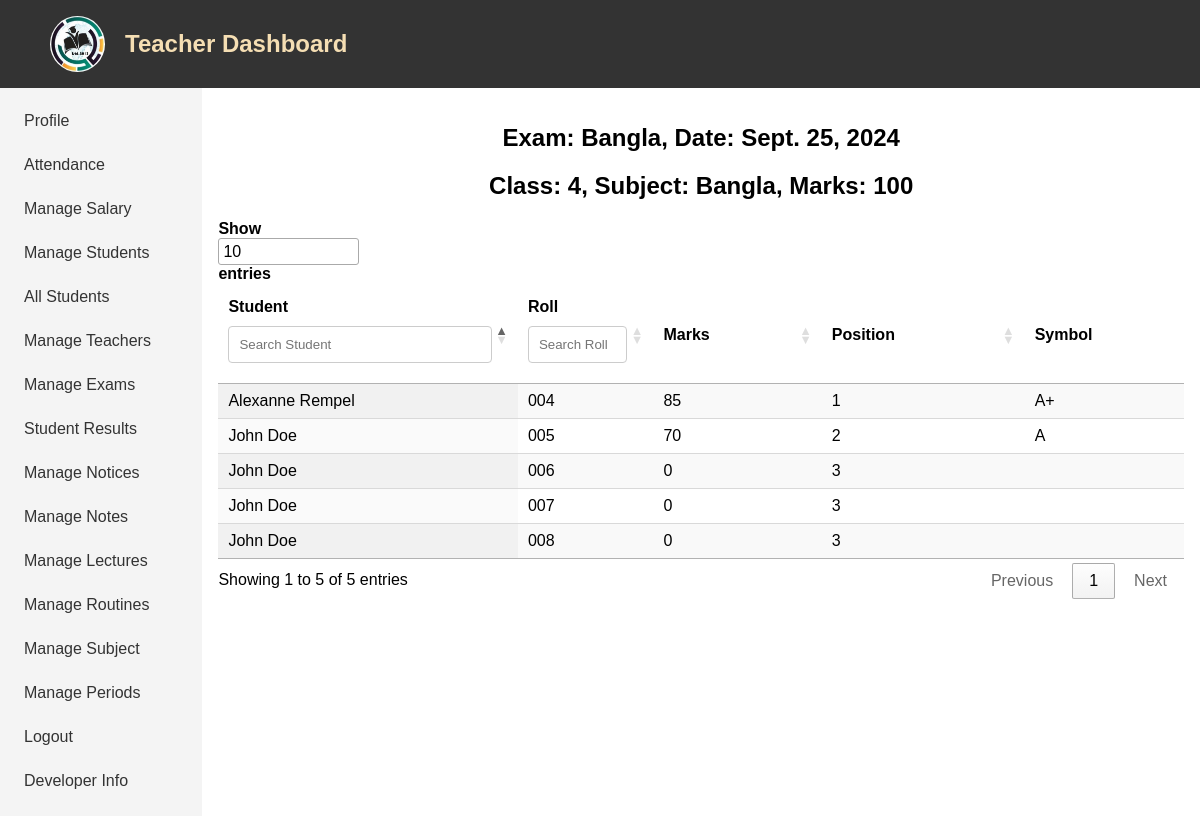
Screenshot of /exams/8/view/ (signed in) with the database file from the repository.
### app/models.py (models this page shows, shortened)
class Exam(models.Model):
    name = models.CharField(max_length=100)
    date = models.DateField()
    grade = models.CharField(max_length=50)
    subject = models.CharField(max_length=100)
    total_marks = models.PositiveIntegerField()

class Result(models.Model):
    SYMBOL_CHOICES = [
        ('A+', 'A+'),
        ('A', 'A'),
        ('A-', 'A-'),
        ('B', 'B'),
        ('C', 'C'),
        ('D', 'D'),
        ('F', 'F'),
    ]
    exam = models.ForeignKey(Exam, on_delete=models.CASCADE, related_name='results')
    student = models.ForeignKey('Student', on_delete=models.CASCADE)
    exam_marks = models.PositiveIntegerField(default=0)
    position = models.PositiveIntegerField(null=True, blank=True)
    symbol = models.CharField(max_length=10, choices=SYMBOL_CHOICES, null=True, blank=True)

class Student(models.Model):
    user = models.OneToOneField(CustomUser, on_delete=models.CASCADE)
    name = models.CharField(max_length=255)
    phone = models.CharField(max_length=20)
    roll = models.CharField(max_length=50, null=True, blank=True)
    grade = models.CharField(max_length=50)
    img = models.ImageField(upload_to='student_images/', blank=True, null=True)
    added_by = models.ForeignKey(CustomUser, related_name='students_added', on_delete=models.SET_NULL, null=True, blank=True)
    fcm_token = models.CharField(max_length=255, blank=True, null=True)

### app/views.py (the view)
# urls.py: path('exams/<int:exam_id>/view/', views.view_exam_results, name='view_exam_results'),
@login_required(login_url='teacher_login')
@user_passes_test(lambda user: user.is_staff)
def view_exam_results(request, exam_id):
    exam = get_object_or_404(Exam, id=exam_id)
    results = Result.objects.filter(exam=exam)
    return render(request, 'manage_exam_results_view.html', {
        'results': results,
        'exam': exam
    })

### templates/manage_exam_results_view.html (shortened to what this page needs)
{% extends 'base.html' %}
{% block content %}
<div class="main">
    <h2>Exam: {{ exam.name }}, Date: {{exam.date}}</h2>
    <h2>Class: {{ exam.grade}}, Subject: {{exam.subject}}, Marks: {{exam.total_marks}}</h2>
    <table id="dataTable" class="display">
        <thead>
            <tr>
                <th>Student</th>
                <th>Roll</th>
                <th>Marks</th>
                <th>Position</th>
                <th>Symbol</th>
            </tr>
        </thead>
        <tbody>
            {% for info in results %}
            <tr>
                <td>{{ info.student.name }}</td>
                <td>{{ info.student.roll }}</td>
                <td>{{ info.exam_marks }}</td>
                <td>{{ info.position }}</td>
                <td>{{ info.symbol|default:"" }}</td>
            </tr>
            {% endfor %}
        </tbody>
    </table>
</div>
{% endblock %}

### static/base.css (style rules this page uses)
body { padding: 0; margin: 0; font-family: Arial, sans-serif; }
.main h2 { text-align: center; }

### rows the page displays
Exam: name "Bangla", date "Sept. 25, 2024", grade "4", subject "Bangla", total_marks "100"
Result: student.name "Alexanne Rempel", student.roll "004", exam_marks "85", position "1", symbol "A+"
Result: student.name "John Doe", student.roll "005", exam_marks "70", position "2", symbol "A"
Result: student.name "John Doe", student.roll "006", exam_marks "0", position "3"
Result: student.name "John Doe", student.roll "007", exam_marks "0", position "3"
Result: student.name "John Doe", student.roll "008", exam_marks "0", position "3"
